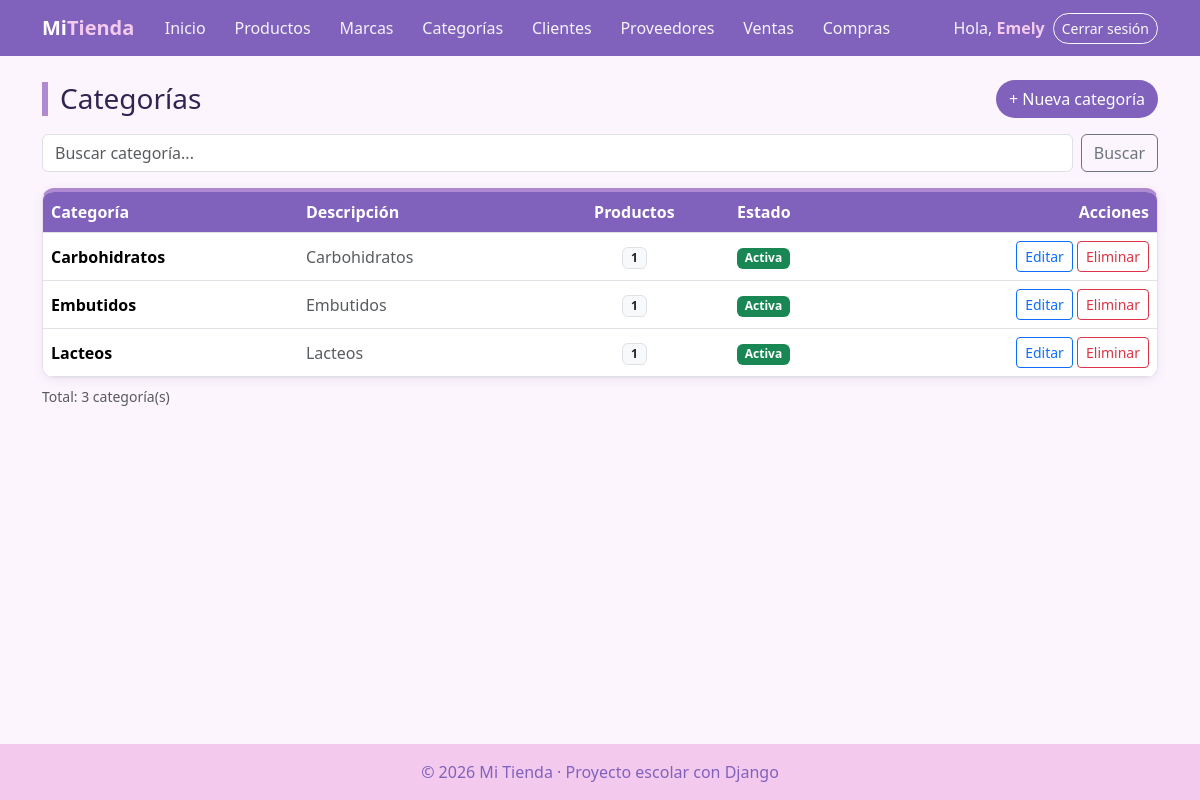
Screenshot of /facturacion/categorias/ (signed in) with the database file from the repository.
### facturacion/models.py (models this page shows, shortened)
class ModeloBase(models.Model):
    user = models.ForeignKey(                    # 1:N con User: un usuario registra muchos registros
        User,
        on_delete=models.SET_NULL,               # Si borran al usuario, el registro se queda con user vacío
        null=True,                               # SET_NULL necesita que la columna acepte NULL
        blank=True,
        editable=False,                          # No aparece en formularios: lo llena la VISTA, no la persona
        related_name="%(class)s_registrados",    # %(class)s = nombre del modelo → user.producto_registrados
        verbose_name="Registrado por",
    )
    fecha_creacion = models.DateTimeField("Fecha de creación", auto_now_add=True)   # Se llena sola al CREAR
    fecha_modificacion = models.DateTimeField("Última modificación", auto_now=True) # Se actualiza sola en CADA save()
    class Meta:
        abstract = True                          # ← LA CLAVE: modelo "molde", sin tabla propia

class Categoria(ModeloBase):                     # Hereda de ModeloBase (y este de models.Model)
    nombre = models.CharField(max_length=60, unique=True)
    descripcion = models.TextField("Descripción", blank=True)
    activo = models.BooleanField(default=True)
    class Meta:
        verbose_name = "Categoría"
        verbose_name_plural = "Categorías"
        ordering = ["nombre"]

### facturacion/views.py (the view)
# urls.py: path("categorias/", views.CategoriaListView.as_view(), name="categoria_lista"),
class CategoriaListView(LoginRequiredMixin, ListView):     # LISTAR
    model = Categoria
    template_name = "facturacion/categoria_lista.html"
    context_object_name = "categorias"
    paginate_by = 5
    extra_context = {"titulo": "Categorías"}
    def get_queryset(self):
        categorias = super().get_queryset().annotate(num_productos=Count("productos")).order_by("nombre")
        q = self.request.GET.get("q", "")
        if q:
            categorias = categorias.filter(nombre__icontains=q)
        return categorias
    def get_context_data(self, **kwargs):
        contexto = super().get_context_data(**kwargs)
        contexto["q"] = self.request.GET.get("q", "")
        return contexto

### facturacion/templates/facturacion/categoria_lista.html (shortened to what this page needs)
{% extends "base.html" %}
{% block contenido %}
<div class="d-flex justify-content-between align-items-center flex-wrap gap-2 mb-3">
    <h1 class="h3 titulo-pagina m-0">{{ titulo }}</h1>
    <a href="{% url 'facturacion:categoria_crear' %}" class="btn btn-verde">+ Nueva categoría</a>
</div>
<form method="get" class="d-flex gap-2 mb-3">
    <input type="text" name="q" value="{{ q }}" class="form-control" placeholder="Buscar categoría...">
    <button type="submit" class="btn btn-outline-secondary">Buscar</button>
</form>
<div class="tarjeta p-0 table-responsive">
    <table class="table table-hover align-middle m-0">
        <thead><tr><th>Categoría</th><th>Descripción</th><th class="text-center">Productos</th><th>Estado</th><th class="text-end">Acciones</th></tr></thead>
        <tbody>
            {% for categoria in categorias %}
            <tr>
                <td class="fw-semibold">{{ categoria.nombre }}</td>
                <td class="text-muted">{{ categoria.descripcion|default:"—"|truncatechars:60 }}</td>
                <td class="text-center"><span class="badge bg-light text-dark border">{{ categoria.num_productos }}</span></td>
                <td>{% if categoria.activo %}<span class="badge bg-success">Activa</span>{% else %}<span class="badge bg-secondary">Inactiva</span>{% endif %}</td>
                <td class="text-end text-nowrap">
                    <a href="{% url 'facturacion:categoria_editar' categoria.pk %}" class="btn btn-sm btn-outline-primary">Editar</a>
                    <a href="{% url 'facturacion:categoria_eliminar' categoria.pk %}" class="btn btn-sm btn-outline-danger">Eliminar</a>
                </td>
            </tr>
            {% empty %}
            <tr><td colspan="5" class="text-center text-muted py-4">No hay categorías.</td></tr>
            {% endfor %}
        </tbody>
    </table>
</div>
<p class="text-muted small mt-2">Total: {{ page_obj.paginator.count }} categoría(s)</p>
{% endblock %}

### templates/base.html (shortened to what this page needs)
{% load static %}
<!DOCTYPE html>
<html lang="es">
<head>
    <link href="https://cdn.jsdelivr.net/npm/bootstrap@5.3.3/dist/css/bootstrap.min.css" rel="stylesheet">
    <link rel="stylesheet" href="{% static 'css/estilos.css' %}?v=5">
</head>
<body>
    <nav class="navbar navbar-expand-lg navbar-dark barra">
        <div class="container">
            <a class="navbar-brand fw-bold" href="{% url 'home' %}">Mi<span class="text-warning">Tienda</span></a>
            <div class="collapse navbar-collapse" id="menu">
                <ul class="navbar-nav me-auto">
                    <li class="nav-item"><a class="nav-link" href="{% url 'home' %}">Inicio</a></li>
                    {% if user.is_authenticated %}
                        <li class="nav-item"><a class="nav-link" href="{% url 'facturacion:producto_lista' %}">Productos</a></li>
                        <li class="nav-item"><a class="nav-link" href="{% url 'facturacion:marca_lista' %}">Marcas</a></li>
                        <li class="nav-item"><a class="nav-link" href="{% url 'facturacion:categoria_lista' %}">Categorías</a></li>
                        <li class="nav-item"><a class="nav-link" href="{% url 'facturacion:cliente_lista' %}">Clientes</a></li>
                        <li class="nav-item"><a class="nav-link" href="{% url 'facturacion:proveedor_lista' %}">Proveedores</a></li>
                        <li class="nav-item"><a class="nav-link" href="{% url 'facturacion:venta_lista' %}">Ventas</a></li>
                        <li class="nav-item"><a class="nav-link" href="{% url 'facturacion:compra_lista' %}">Compras</a></li>
                    {% endif %}
                </ul>
                <ul class="navbar-nav align-items-lg-center gap-2">
                    {% if user.is_authenticated %}
                        <li class="nav-item navbar-text">Hola, <a href="{% url 'facturacion:mi_perfil' %}" class="text-warning fw-bold text-decoration-none">{{ user.username }}</a></li>
                        <li class="nav-item">
                            <form method="post" action="{% url 'logout' %}" class="m-0">
                                <button type="submit" class="btn btn-sm btn-outline-light">Cerrar sesión</button>
                            </form>
                        </li>
                    {% else %}
                        <li class="nav-item"><a class="nav-link" href="{% url 'login' %}">Ingresar</a></li>
                        <li class="nav-item"><a class="btn btn-sm btn-warning" href="{% url 'registro' %}">Crear cuenta</a></li>
                    {% endif %}
                </ul>
            </div>
        </div>
    </nav>
    <main class="container py-4">
        {% block contenido %}{% endblock %}
    </main>
    <footer class="pie text-center py-3">© 2026 Mi Tienda · Proyecto escolar con Django</footer>
</body>
</html>

### static/css/estilos.css (style rules this page uses)
:root { --acento: #8061bc; --acento-claro: #8566BE; --rosa: #F3CAEE; --azul: #8E9BD8; --morado: #B08AD0; --fondo: #FCF5FD; --texto: #2E2650; --borde: #EBDDF0; }
body { background-color: var(--fondo); color: var(--texto); min-height: 100vh; display: flex; flex-direction: column; }
main { flex: 1; }
.barra { background-color: var(--acento); }
.barra .text-warning { color: var(--rosa) !important; }
.titulo-pagina { border-left: 6px solid var(--morado); padding-left: 12px; }
.tarjeta { background: white; border: 1px solid var(--borde); border-radius: 12px; padding: 24px; box-shadow: 0 2px 10px rgba(107, 79, 163, .10); }
.table thead th { background-color: var(--acento); color: white; }
.btn-verde { background-color: var(--acento); color: white; border-radius: 999px; }
.pie { background-color: var(--rosa); color: var(--acento); }
.table td, .table th { vertical-align: middle; }
.barra .navbar-nav .nav-link { color: rgba(255, 255, 255, .92); border-radius: 999px; padding: .4rem .9rem; transition: background .2s; }
.barra .navbar-text { color: rgba(255, 255, 255, .92); }
.barra .btn-outline-light { border-radius: 999px; }
.tarjeta { border-top: 4px solid var(--morado); }

### rows the page displays
Categoria: nombre "Carbohidratos", descripcion "Carbohidratos", num_productos "1", activo "Activa"
Categoria: nombre "Embutidos", descripcion "Embutidos", num_productos "1", activo "Activa"
Categoria: nombre "Lacteos", descripcion "Lacteos", num_productos "1", activo "Activa"

### other values shown
{{ user.username }} "Emely"
{{ titulo }} "Categorías"
{{ page_obj.paginator.count }} "3"
